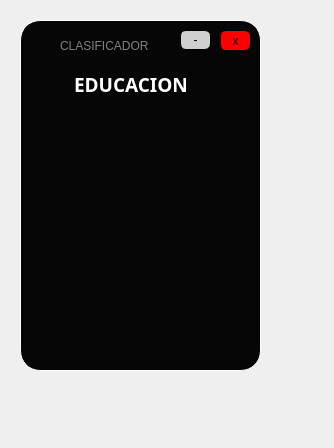
<?xml version="1.0" encoding="UTF-8"?>
<ui version="4.0">
 <class>Form</class>
 <widget class="QWidget" name="Form">
  <property name="geometry">
   <rect>
    <x>0</x>
    <y>0</y>
    <width>334</width>
    <height>448</height>
   </rect>
  </property>
  <property name="windowTitle">
   <string>Form</string>
  </property>
  <widget class="QWidget" name="widget" native="true">
   <property name="geometry">
    <rect>
     <x>20</x>
     <y>20</y>
     <width>241</width>
     <height>351</height>
    </rect>
   </property>
   <property name="styleSheet">
    <string notr="true">QWidget#widget{

background-color: rgb(6, 6, 6);
border-radius:20px;
	gridline-color: rgb(255, 255, 255);
	border-color: rgb(255, 255, 255);
border: 1px solid white;
}</string>
   </property>
   <widget class="QFrame" name="frame_4">
    <property name="geometry">
     <rect>
      <x>10</x>
      <y>10</y>
      <width>221</width>
      <height>31</height>
     </rect>
    </property>
    <property name="styleSheet">
     <string notr="true">QFrame#frame_4{
	background-color: rgb(6, 6, 6);
border-top-left-radius:20px;
border-top-right-radius:20px;



}</string>
    </property>
    <property name="frameShape">
     <enum>QFrame::StyledPanel</enum>
    </property>
    <property name="frameShadow">
     <enum>QFrame::Raised</enum>
    </property>
    <widget class="QPushButton" name="min_3">
     <property name="geometry">
      <rect>
       <x>910</x>
       <y>10</y>
       <width>41</width>
       <height>21</height>
      </rect>
     </property>
     <property name="cursor">
      <cursorShape>PointingHandCursor</cursorShape>
     </property>
     <property name="styleSheet">
      <string notr="true">QPushButton#min_3{
	background-color: rgb(208, 208, 208);
font: 16pt &quot;MS Shell Dlg 2&quot;;
border-radius:6px;
border: 1px solid black;


}</string>
     </property>
     <property name="text">
      <string>-</string>
     </property>
    </widget>
    <widget class="QPushButton" name="cerrar_3">
     <property name="geometry">
      <rect>
       <x>960</x>
       <y>10</y>
       <width>41</width>
       <height>21</height>
      </rect>
     </property>
     <property name="cursor">
      <cursorShape>PointingHandCursor</cursorShape>
     </property>
     <property name="styleSheet">
      <string notr="true">QPushButton#cerrar_3{

background-color: rgb(255, 0, 0);
border-radius:6px;
border: 1px solid black;
font: 11pt &quot;MS Shell Dlg 2&quot;;

}</string>
     </property>
     <property name="text">
      <string>x</string>
     </property>
    </widget>
    <widget class="QLabel" name="label_6">
     <property name="geometry">
      <rect>
       <x>30</x>
       <y>-10</y>
       <width>191</width>
       <height>51</height>
      </rect>
     </property>
     <property name="styleSheet">
      <string notr="true">font: 14pt &quot;Lucida Console&quot;;
color:gray
;
font: 70 10pt &quot;Rockwell Extra Bold&quot;;</string>
     </property>
     <property name="text">
      <string>CLASIFICADOR</string>
     </property>
    </widget>
    <widget class="QLabel" name="label_5">
     <property name="geometry">
      <rect>
       <x>0</x>
       <y>0</y>
       <width>31</width>
       <height>31</height>
      </rect>
     </property>
     <property name="styleSheet">
      <string notr="true">border-image: url(:/Iconos/Icono youtube.png);</string>
     </property>
     <property name="text">
      <string/>
     </property>
    </widget>
    <widget class="QPushButton" name="min_4">
     <property name="geometry">
      <rect>
       <x>150</x>
       <y>0</y>
       <width>31</width>
       <height>20</height>
      </rect>
     </property>
     <property name="cursor">
      <cursorShape>PointingHandCursor</cursorShape>
     </property>
     <property name="styleSheet">
      <string notr="true">QPushButton#min_4{
	background-color: rgb(208, 208, 208);
font: 16pt &quot;MS Shell Dlg 2&quot;;
border-radius:6px;
border: 1px solid black;


}</string>
     </property>
     <property name="text">
      <string>-</string>
     </property>
    </widget>
    <widget class="QPushButton" name="cerrar_4">
     <property name="geometry">
      <rect>
       <x>190</x>
       <y>0</y>
       <width>31</width>
       <height>21</height>
      </rect>
     </property>
     <property name="cursor">
      <cursorShape>PointingHandCursor</cursorShape>
     </property>
     <property name="styleSheet">
      <string notr="true">QPushButton#cerrar_4{

background-color: rgb(255, 0, 0);
border-radius:6px;
border: 1px solid black;
font: 11pt &quot;MS Shell Dlg 2&quot;;

}</string>
     </property>
     <property name="text">
      <string>x</string>
     </property>
    </widget>
   </widget>
   <widget class="QListWidget" name="listWidget">
    <property name="geometry">
     <rect>
      <x>50</x>
      <y>50</y>
      <width>141</width>
      <height>281</height>
     </rect>
    </property>
    <property name="styleSheet">
     <string notr="true">background-color: rgb(6, 6, 6);
color:white;
font: 75 14pt &quot;Berlin Sans FB Demi&quot;;</string>
    </property>
    <item>
     <property name="text">
      <string>EDUCACION</string>
     </property>
     <property name="font">
      <font>
       <family>Berlin Sans FB Demi</family>
       <pointsize>14</pointsize>
       <weight>75</weight>
       <bold>true</bold>
      </font>
     </property>
     <property name="background">
      <brush brushstyle="NoBrush">
       <color alpha="255">
        <red>255</red>
        <green>255</green>
        <blue>255</blue>
       </color>
      </brush>
     </property>
     <property name="foreground">
      <brush brushstyle="NoBrush">
       <color alpha="255">
        <red>220</red>
        <green>220</green>
        <blue>220</blue>
       </color>
      </brush>
     </property>
    </item>
   </widget>
   <widget class="Line" name="line">
    <property name="geometry">
     <rect>
      <x>30</x>
      <y>50</y>
      <width>21</width>
      <height>281</height>
     </rect>
    </property>
    <property name="styleSheet">
     <string notr="true">background-color: rgb(6, 6, 6);</string>
    </property>
    <property name="orientation">
     <enum>Qt::Vertical</enum>
    </property>
   </widget>
   <widget class="Line" name="line_2">
    <property name="geometry">
     <rect>
      <x>190</x>
      <y>50</y>
      <width>31</width>
      <height>281</height>
     </rect>
    </property>
    <property name="styleSheet">
     <string notr="true">background-color: rgb(6, 6, 6);</string>
    </property>
    <property name="orientation">
     <enum>Qt::Vertical</enum>
    </property>
   </widget>
   <widget class="Line" name="line_5">
    <property name="geometry">
     <rect>
      <x>30</x>
      <y>40</y>
      <width>16</width>
      <height>20</height>
     </rect>
    </property>
    <property name="styleSheet">
     <string notr="true">background-color: rgb(6, 6, 6);</string>
    </property>
    <property name="orientation">
     <enum>Qt::Horizontal</enum>
    </property>
   </widget>
  </widget>
 </widget>
 <resources>
  <include location="imagen.qrc"/>
 </resources>
 <connections/>
</ui>
